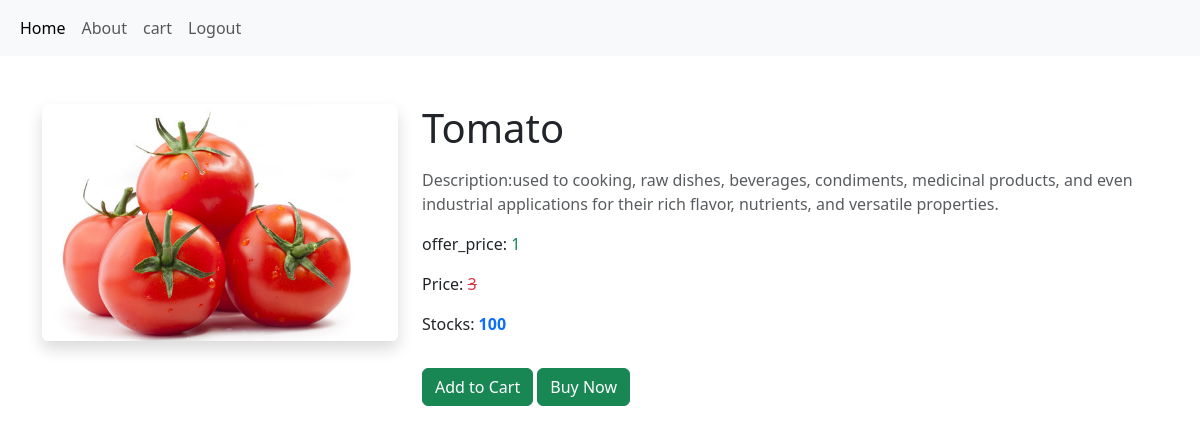
/product_view/1, run on an earlier commit of the app's database.
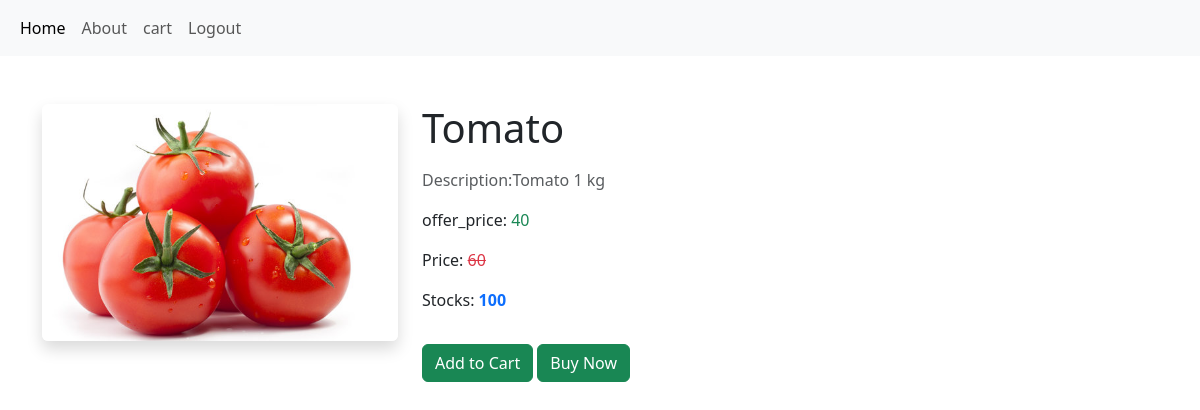
And on a later commit of the database.
### gm_app/models.py (models this page shows)
class Product(models.Model):
    pid=models.TextField()
    name=models.TextField()
    dis=models.TextField()
    offer_price=models.IntegerField()
    price=models.IntegerField()
    stock=models.IntegerField()
    category=models.ForeignKey(Category,on_delete=models.CASCADE)
    img=models.FileField()

### gm_app/views.py (the view)
# urls.py: path('product_view/<pid>',views.product_view),
def product_view(req,pid):
       data=Product.objects.get(pk=pid)
       return render(req,'user/product_view.html',{'Product':data})

### templates/user/product_view.html (shortened to what this page needs)
<!DOCTYPE html>
<html lang="en">
<head>
    <link href="https://cdn.jsdelivr.net/npm/bootstrap@5.3.2/dist/css/bootstrap.min.css" rel="stylesheet">
</head>
<body>
    <nav class="navbar navbar-expand-sm bg-light navbar-light">
        <div class="container-fluid">
          <ul class="navbar-nav">
            <li class="nav-item">
              <a class="nav-link active" href="userhome">Home</a>
            </li>
            <li class="nav-item">
              <a class="nav-link" href="aboutuser">About</a>
            </li>
            <li class="nav-item">
              <a class="nav-link" href="cart">cart</a>
            </li>
            <li class="nav-item">
              <a class="nav-link " href="logout">Logout</a>
            </li>
          </ul>
        </div>
    </nav>
    <div class="container mt-5">
        <div class="row">
            <div class="col-md-4">
                <img src="{{ Product.img.url }}" alt="Product Image" class="img-fluid rounded shadow">
            </div>
            <div class="col-md-8">
                <h1 class="mb-3">{{ Product.name }}</h1>
                <p class="text-muted">Description:<span class="fw-normal">{{ Product.dis }} </span></p>
                <p>offer_price: <del style="text-decoration: none;" class="text-success">{{ Product.offer_price }}</del></p>
                <p>Price: <del style="text-decoration: line-through;" class="text-danger">{{ Product.price }}</del></p>
                <p>Stocks: <span class="fw-bold text-primary">{{ Product.stock }}</span></p>
                <a href="../add_to_cart/{{Product.pk}}" class="btn btn-success mt-3">Add to Cart</a>
                <a href="../pro_buy/{{Product.pk}}" class="btn btn-success mt-3">Buy Now</a>
            </div>
        </div>
    </div>
</body>
</html>

What changed in the data, as far as the page shows it:
changed Product "Tomato": dis "used to cooking, raw dishes, beverages, condiments, medicinal products, and even industrial applications for their rich flavor, nutrients, and versatile properties." → "Tomato 1 kg"; offer_price "1" → "40"; price "3" → "60"
